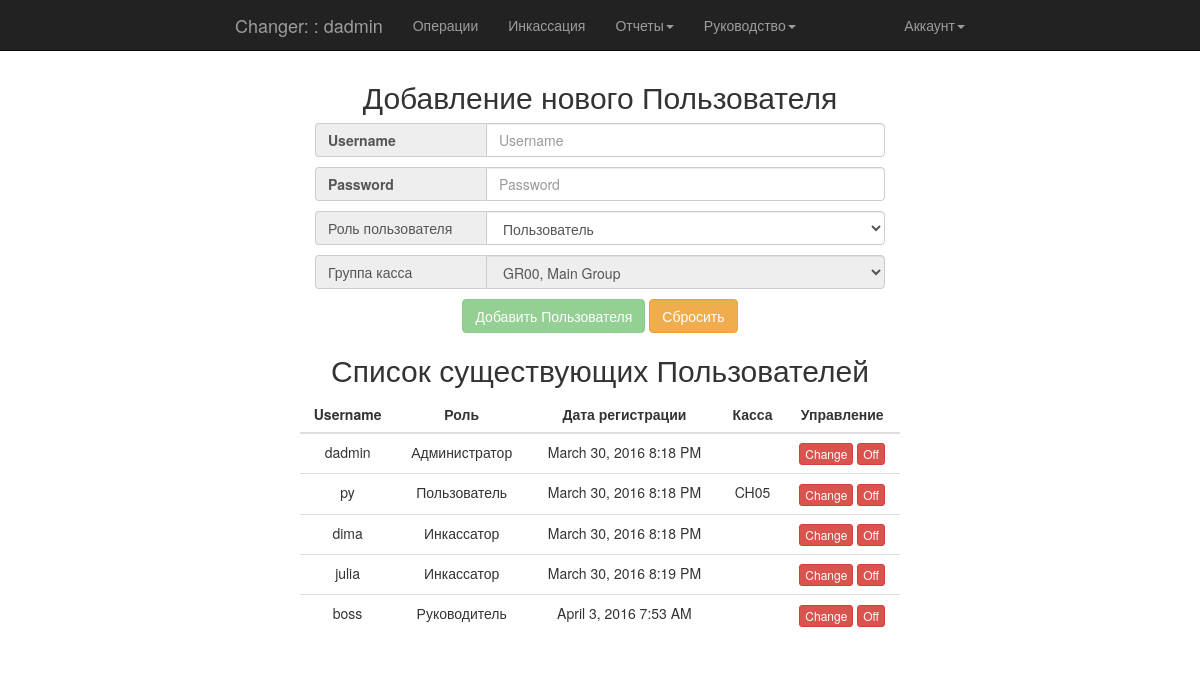
Screenshot of /admin/add_user (signed in) with the database file from the repository.
### app/models.py (models this page shows, shortened)
class User(UserMixin, db.Model):
    __tablename__ = 'users'
    id = db.Column(db.Integer, primary_key=True)
    username = db.Column(db.String(64), unique=True, index=True)
    password_hash = db.Column(db.String(128))
    member_since = db.Column(db.DateTime(), default=datetime.utcnow)
    last_seen = db.Column(db.DateTime(), default=datetime.utcnow)
    status = db.Column(db.Boolean, default=True)
    role_id = db.Column(db.Integer, db.ForeignKey('roles.id'))
    role = db.relationship('Role', backref='user')
    cash_id = db.Column(db.Integer, db.ForeignKey('cashes.id'))
    cash = db.relationship('Cashes', backref='user')
    group_id = db.Column(db.Integer, db.ForeignKey('group_cashes.id'), default=1)
    group = db.relationship('GroupOfCashes', backref='user')
    deals = db.relationship('Deals', backref='user', lazy='dynamic')
    transactions = db.relationship('Transaction', backref='user', lazy='dynamic')
    collections = db.relationship('Collections', backref='user')
    def can(self, permissions):
        return self.role is not None and (self.role.permissions & permissions) == permissions
    @property
    def password(self):
        raise "Password isn't readable attribute"

class Role(db.Model):
    __tablename__ = 'roles'
    id = db.Column(db.Integer, primary_key=True)
    name = db.Column(db.String(64), unique=True)
    description = db.Column(db.String(64))
    default = db.Column(db.Boolean, default=False, index=True)
    permissions = db.Column(db.Integer)

class Cashes(db.Model):
    __tablename__ = 'cashes'
    id = db.Column(db.Integer, primary_key=True)
    branch = db.Column(db.String(8))
    address = db.Column(db.String(64))
    member_since = db.Column(db.DateTime(), default=datetime.utcnow)
    status = db.Column(db.Boolean, default=True)
    group_id = db.Column(db.Integer, db.ForeignKey('group_cashes.id'))
    group = db.relationship('GroupOfCashes', backref='cash')
    deals = db.relationship('Deals', backref='cash', lazy='dynamic')
    collections = db.relationship('Collections', backref='cash')
    transactions = db.relationship('Transaction', backref='cash')

### app/admin/views.py (the view, shortened to what this page needs)
@admin.route('/add_user', methods=['GET', 'POST'])
@login_required
@admin_required
def add_user():
    groups = GroupOfCashes.query.all()
    roles = Role.query.order_by('permissions').all()
    users = User.query.order_by('id').all()
    collector_permission = Role.query.filter_by(name='Collector').first().permissions
    return render_template('admin/add_user.html',
                           users=users,
                           roles=roles,
                           permission=collector_permission,
                           groups=groups)

### app/main/__init__.py (called while the page is built)
@main.app_context_processor
def inject_permission():
    return dict(Permission=Permission)

### app/models.py (called while the page is built)
@login_manager.user_loader
def load_user(user_id):
    return User.query.get(int(user_id))

### app/templates/admin/add_user.html (shortened to what this page needs)
{% extends "base.html" %}
{% block content %}
    <div class="col-sm-6 col-sm-offset-3 loginpage">
        <p><h2 class="text-center">Добавление нового Пользователя</h2></p>
        <form method="post">
            <div class="input-group">
                <span class="input-group-addon" style="font-weight: bold">Username</span>
                <input class="form-control" name="username" placeholder="Username" type="text" required>
            </div>
            <div class="input-group mt">
                <span class="input-group-addon" style="font-weight: bold">Password</span>
                <input class="form-control" name="password" placeholder="Password" type="text" required>
            </div>
            <div class="input-group mt">
                <span class="input-group-addon">Роль пользователя</span>
                <select class="form-control" name="select_role">
                    {%  for r in roles %}
                        {% if r.permissions == permission %}
                            <option value="{{ r.id }}" data-collector="1">
                                {% else %}
                            <option value="{{ r.id }}" data-collector="0">
                        {% endif %}
                    <span>{{ r.description }}</span>
                    </option>
                    {% endfor %}
                </select>
            </div>
            <div class="input-group mt">
                <span class="input-group-addon">Группа касса</span>
                <select class="form-control" name="select_group" disabled>
                    {%  for g in groups %}
                        <option value="{{ g.id }}">
                            <span>{{ g.group_branch }}, {{ g.group_description }}</span>
                        </option>
                    {% endfor %}
                </select>
            </div>
            <div class="row text-center mt">
                <button type="submit" class="btn btn-success" disabled>Добавить Пользователя</button>
                <button type="reset" class="btn btn-warning">Сбросить</button>
            </div>
        </form>
        <div>
            <p><h2 class="text-center">Список существующих Пользователей</h2></p>
            <div class="row">
                <table class="table">
                    <thead>
                    <tr>
                        <th class="text-center">Username</th>
                        <th class="text-center">Роль</th>
                        <th class="text-center">Дата регистрации</th>
                        <th class="text-center">Касса</th>
                        <th class="text-center">Управление</th>
                    </tr>
                    </thead>
                    <tbody>
                    {% for u in users %}
                        <tr>
                            <td class="text-center">{{ u.username }}</td>
                            <td class="text-center">{{ u.role.description }}</td>
                            <td class="text-center">{{ moment(u.member_since).format('LLL') }}</td>
                            <td class="text-center">{{ u.cash.branch }}</td>
                            <td class="text-center">
                                <button class="btn btn-xs btn-danger"  data-toggle="modal" data-target=".bs-example-modal-sm" data-username="{{ u.username }}">Change</button>
                                {% if u.status %}
                                    <button class="btn btn-xs btn-danger" data-uid="{{ u.id }}" data-user-state="{% if u.status %}1{% else %}0{% endif %}">Off</button>
                                {% else %}
                                    <button class="btn btn-xs btn-success" data-uid="{{ u.id }}" data-user-state="{% if u.status %}1{% else %}0{% endif %}">On</button>
                                {% endif %}
                            </td>
                        </tr>
                    {% endfor %}
                    </tbody>
                </table>
            </div>
        </div>
    </div>
{% endblock %}

### app/templates/base.html (shortened to what this page needs)
<!DOCTYPE html>
<html lang="en" {% block html_attribs %}{% endblock html_attribs %}>
{% block html %}
    <head>
        {% block head %}
            {% block styles %}
                <link rel="stylesheet" href="{{ url_for('static', filename='bootstrap.min.css') }}">
                <link rel="stylesheet" href="{{ url_for('static', filename='style.css') }}">
            {% endblock styles %}
        {% endblock head %}
    </head>
    <body>
    {% block body %}
        {% block navbar %}
            <nav class="navbar navbar-inverse navbar-fixed-top">
                <div class="container">
                    <div class="col-md-8 col-md-offset-2">
                        <div class="navbar-header">
                            {% if current_user.is_authenticated %}
                                <a class="navbar-brand" href="#">Changer: {{ current_user.cash.branch }}: {{ current_user.username }}</a>
                            {% else %}
                                <a class="navbar-brand" href="#">Changer</a>
                            {% endif %}
                        </div>
                        <div class="navbar-collapse collapse">
                            <ul class="nav navbar-nav">
                                {% if current_user.is_authenticated %}
                                    {% if current_user.can(Permission.MAKE_OPERATION) %}
                                        <li><a href="{{ url_for('main.index') }}">Операции</a></li>
                                        <li><a href="{{ url_for('main.collections') }}">Инкассация</a></li>
                                        <li class="dropdown">
                                            <a href="#" class="dropdown-toggle" data-toggle="dropdown">Отчеты<b class="caret"></b></a>
                                        </li>
                                    {% endif %}
                                    {% if current_user.can(Permission.SHOW_STATUS) %}
                                        <li class="dropdown">
                                        <a href="#" class="dropdown-toggle" data-toggle="dropdown">Руководство<b class="caret"></b></a>
                                    </li>
                                    {% endif %}
                                {% endif %}
                            </ul>
                            <ul class="nav navbar-nav navbar-right">
                                {% if current_user.is_authenticated %}
                                    <li class="dropdown">
                                        <a href="#" class="dropdown-toggle" data-toggle="dropdown">Аккаунт<b class="caret"></b></a>
                                    </li>
                                {% else %}
                                    <li><a href="{{ url_for('auth.login') }}">Войти</a></li>
                                {% endif %}
                            </ul>
                        </div>
                    </div>
                </div>
            </nav>
        {% endblock navbar %}
        {% block content %}
        {% endblock content %}
    {% endblock body %}
    </body>
{% endblock html %}
</html>

### app/static/style.css (style rules this page uses)
.loginpage { margin-top: 60px; }
.input-group-addon:first-child { width: 30%; border-right: 0px none; text-align: left; }
.input-group { position: relative; display: table; border-collapse: separate; width: 100%; }
.mt { margin-top: 10px; }

### rows the page displays
User: username "dadmin", role.description "Администратор", member_since "March 30, 2016 8:18 PM"
User: username "py", role.description "Пользователь", member_since "March 30, 2016 8:18 PM", cash.branch "CH05"
User: username "dima", role.description "Инкассатор", member_since "March 30, 2016 8:18 PM"
User: username "julia", role.description "Инкассатор", member_since "March 30, 2016 8:19 PM"
User: username "boss", role.description "Руководитель", member_since "April 3, 2016 7:53 AM"
